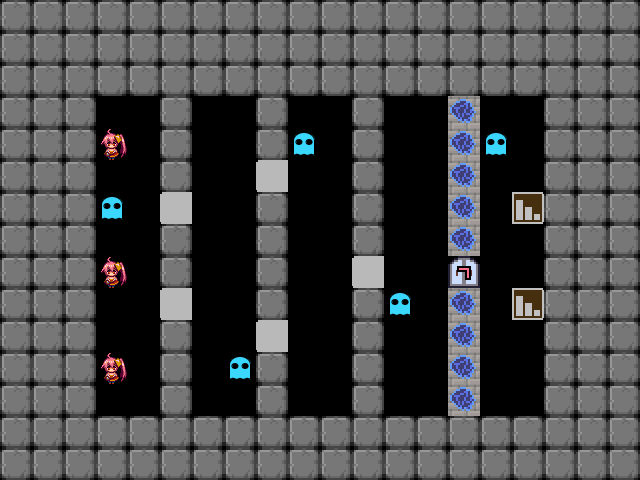

The image is a tile-based game level rendered from a .tmx file. Its description and complete source (layers, tilesets, objects, tile grids) follow:
An orthogonal 20x15 tile map with 32x32 px tiles, 1 tile layer (タイル・レイヤー1).

<map version="1.0" orientation="orthogonal" renderorder="right-down" width="20" height="15" tilewidth="32" tileheight="32" nextobjectid="1">
 <tileset firstgid="1" name="tileset" tilewidth="32" tileheight="32">
  <image source="tileset.png" width="256" height="128" />
 </tileset>
 <layer name="タイル・レイヤー1" width="20" height="15">
  <data encoding="csv">
3,3,3,3,3,3,3,3,3,3,3,3,3,3,3,3,3,3,3,3,
3,3,3,3,3,3,3,3,3,3,3,3,3,3,3,3,3,3,3,3,
3,3,3,3,3,3,3,3,3,3,3,3,3,3,3,3,3,3,3,3,
3,3,3,0,0,3,0,0,3,0,0,3,0,0,7,0,0,3,3,3,
3,3,3,1,0,3,0,0,3,9,0,3,0,0,7,9,0,3,3,3,
3,3,3,0,0,3,0,0,4,0,0,3,0,0,7,0,0,3,3,3,
3,3,3,9,0,4,0,0,3,0,0,3,0,0,7,0,2,3,3,3,
3,3,3,0,0,3,0,0,3,0,0,3,0,0,7,0,0,3,3,3,
3,3,3,1,0,3,0,0,3,0,0,4,0,0,24,0,0,3,3,3,
3,3,3,0,0,4,0,0,3,0,0,3,9,0,7,0,2,3,3,3,
3,3,3,0,0,3,0,0,4,0,0,3,0,0,7,0,0,3,3,3,
3,3,3,1,0,3,0,9,3,0,0,3,0,0,7,0,0,3,3,3,
3,3,3,0,0,3,0,0,3,0,0,3,0,0,7,0,0,3,3,3,
3,3,3,3,3,3,3,3,3,3,3,3,3,3,3,3,3,3,3,3,
3,3,3,3,3,3,3,3,3,3,3,3,3,3,3,3,3,3,3,3
</data>
 </layer>
</map>
